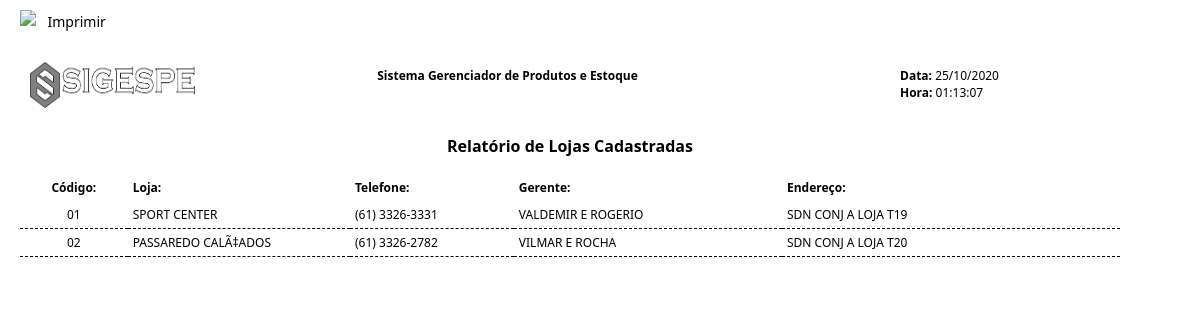
The page /pagina_relatorio_lojas.php on the database as committed earlier.
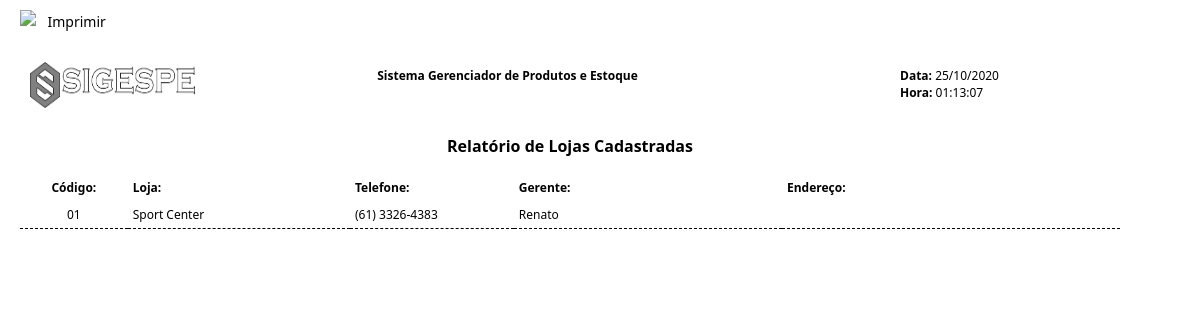
The same page on the database as committed later.
### tables this page shows
CREATE TABLE `lojas` (
  `id_lojas` int(10) unsigned NOT NULL AUTO_INCREMENT,
  `cod_loja` varchar(5) DEFAULT NULL,
  `nome_loja` varchar(100) DEFAULT NULL,
  `fone_loja` varchar(15) NOT NULL,
  `nome_gerente` varchar(100) DEFAULT NULL,
  `end_loja` varchar(200) DEFAULT NULL,
  PRIMARY KEY (`id_lojas`)
);

### processos/database.php (called while the page is built, shortened)
<?php
function DBRead ($table, $params = null, $fields = '*') {
	$params = ($params) ? " {$params}" : null;
		$query = "SELECT {$fields} FROM {$table}{$params}";
		$result = DBExecute($query);
		if (!mysqli_num_rows($result))
			return false;
		else {
			while ($res = mysqli_fetch_assoc($result)) {
				$data[] = $res;
			}
			return $data;
		}
}
function DBExecute($query){
	$link = DBConnect();
	$result = @mysqli_query($link, $query) or die (mysqli_error($link));
	return $result;
}
?>

### pagina_relatorio_lojas.php (the view, shortened to what this page needs)
<!doctype html>
<html>
<head>
<link href="css/style.css" rel="stylesheet" type="text/css">
</head>
<body>
<?php
  $data = date("d/m/Y");
  $hora = date("H:i:s");
?>
<div id="imprimir">
  <a href="javascript:Impressao( false );"> <img src="imagens/impressora.png" width="2%" class="imprimir">  Imprimir</a>
</div>
<div id="ImprimirConteudo">
<div id="folha">
<table width="100%" border="0" cellspacing="0" cellpadding="0">
  <tbody>
    <tr>
      <td valign="middle" colspan="5">
      	<img src="imagens/logo.png" width="15%" height="46" style=" margin: 10px; float: left;">
        <center>
        <div id="tit_relatorio">
      		<p><b>Sistema Gerenciador de Produtos e Estoque</b></p>
        </div>
        </center>
        <div id="date">
        	<b>Data:</b> <?php echo $data; ?> <br />
      		<b>Hora:</b>  <?php echo $hora;?>
        </div>
      </td>
    </tr>
    <tr>
      <td height="56" colspan="5" align="center" valign="middle">
      		<b class="titulo_relatorio">Relatório de Lojas Cadastradas</b>
      </td>
    </tr>
    <tr>
      <td width="84" style="padding: 5px; text-align:center;"><b>Código:</b></td>
      <td width="184" style="padding: 5px;"><b>Loja:</b></td>
      <td width="133" style="padding: 5px;"><b>Telefone:</b></td>
      <td width="224" style="padding: 5px;"><b>Gerente:</b></td>
      <td width="285" style="padding: 5px;"><b>Endereço:</b></td>
    </tr>
<?php
require 'processos/database.php';
  $lojas = DBRead ("lojas", " ", "*");
  foreach ($lojas as $lj) {
  ?>
    <tr>
      <td style="padding: 5px; border-bottom: 1px dashed #000000;  text-align:center;">
        <?php echo $lj['cod_loja']; ?>
      </td>
      <td style="padding: 5px; border-bottom: 1px dashed #000000;">
        <?php echo $lj['nome_loja']; ?>
      </td>
      <td style="padding: 5px; border-bottom: 1px dashed #000000;">
        <?php echo $lj['fone_loja']; ?>
      </td>
      <td style="padding: 5px; border-bottom: 1px dashed #000000;">
        <?php echo $lj['nome_gerente']; ?>
      </td>
      <td style="padding: 5px; border-bottom: 1px dashed #000000;">
        <?php echo $lj['end_loja']; ?></td>
    </tr>
    <?php
      }
    ?>
  </tbody>
</table>
</div>
</div>
</body>
</html>

Rows that differ between the two databases and show on the page:
removed lojas: cod_loja "01", nome_loja "SPORT CENTER", fone_loja "(61) 3326-3331", nome_gerente "VALDEMIR E ROGERIO", end_loja "SDN CONJ A LOJA T19"
removed lojas: cod_loja "02", nome_loja "PASSAREDO CALÃ‡ADOS", fone_loja "(61) 3326-2782", nome_gerente "VILMAR E ROCHA", end_loja "SDN CONJ A LOJA T20"
added lojas: cod_loja "01", nome_loja "Sport Center", fone_loja "(61) 3326-4383", nome_gerente "Renato"
